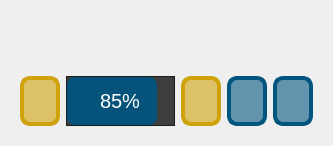
               <widget class="QWidget" name="CheckList_page">
                <property name="sizePolicy">
                 <sizepolicy hsizetype="Minimum" vsizetype="Preferred">
                  <horstretch>0</horstretch>
                  <verstretch>0</verstretch>
                 </sizepolicy>
                </property>
                <property name="maximumSize">
                 <size>
                  <width>16777215</width>
                  <height>16777215</height>
                 </size>
                </property>
                <layout class="QVBoxLayout" name="verticalLayout_9">
                 <item>
                  <layout class="QVBoxLayout" name="verticalLayout_7">
                   <item>
                    <widget class="QStackedWidget" name="MenuModel_CK">
                     <property name="sizePolicy">
                      <sizepolicy hsizetype="Minimum" vsizetype="Preferred">
                       <horstretch>0</horstretch>
                       <verstretch>0</verstretch>
                      </sizepolicy>
                     </property>
                     <property name="minimumSize">
                      <size>
                       <width>0</width>
                       <height>0</height>
                      </size>
                     </property>
                     <property name="maximumSize">
                      <size>
                       <width>1350</width>
                       <height>16777215</height>
                      </size>
                     </property>
                     <property name="styleSheet">
                      <string notr="true"/>
                     </property>
                     <property name="currentIndex">
                      <number>0</number>
                     </property>
                     <widget class="QWidget" name="page">
                      <property name="sizePolicy">
                       <sizepolicy hsizetype="Minimum" vsizetype="Preferred">
                        <horstretch>0</horstretch>
                        <verstretch>0</verstretch>
                       </sizepolicy>
                      </property>
                      <property name="minimumSize">
                       <size>
                        <width>0</width>
                        <height>50</height>
                       </size>
                      </property>
                      <property name="maximumSize">
                       <size>
                        <width>1100</width>
                        <height>550</height>
                       </size>
                      </property>
                      <layout class="QVBoxLayout" name="verticalLayout_16"/>
                     </widget>
                    </widget>
                   </item>
                  </layout>
                 </item>
                 <item>
                  <widget class="QFrame" name="ControlSlider">
                   <property name="sizePolicy">
                    <sizepolicy hsizetype="Minimum" vsizetype="Preferred">
                     <horstretch>0</horstretch>
                     <verstretch>0</verstretch>
                    </sizepolicy>
                   </property>
                   <property name="minimumSize">
                    <size>
                     <width>0</width>
                     <height>0</height>
                    </size>
                   </property>
                   <property name="maximumSize">
                    <size>
                     <width>1350</width>
                     <height>100</height>
                    </size>
                   </property>
                   <layout class="QHBoxLayout" name="ControlSli">
                    <item>
                     <widget class="QPushButton" name="btn_backSlide">
                      <property name="sizePolicy">
                       <sizepolicy hsizetype="Preferred" vsizetype="Preferred">
                        <horstretch>0</horstretch>
                        <verstretch>0</verstretch>
                       </sizepolicy>
                      </property>
                      <property name="minimumSize">
                       <size>
                        <width>0</width>
                        <height>0</height>
                       </size>
                      </property>
                      <property name="maximumSize">
                       <size>
                        <width>150</width>
                        <height>16777215</height>
                       </size>
                      </property>
                      <property name="styleSheet">
                       <string notr="true">QPushButton{background-color: rgba(207, 162, 9,150);
font:36pt &quot;Segoe UI&quot;;
border-radius: 10px;
border: 4px solid black;
border-color: rgb(207, 162, 9);}

QPushButton:pressed {
	background-color: rgb(255, 233, 51 );
}</string>
                      </property>
                      <property name="text">
                       <string/>
                      </property>
                      <property name="icon">
                       <iconset resource="../resources.qrc">
                        <normaloff>:/images/images/images/2x/arrow-left-circle.svg</normaloff>:/images/images/images/2x/arrow-left-circle.svg</iconset>
                      </property>
                      <property name="iconSize">
                       <size>
                        <width>80</width>
                        <height>80</height>
                       </size>
                      </property>
                      <property name="autoRepeat">
                       <bool>false</bool>
                      </property>
                      <property name="autoRepeatDelay">
                       <number>1000</number>
                      </property>
                      <property name="autoRepeatInterval">
                       <number>1000</number>
                      </property>
                     </widget>
                    </item>
                    <item>
                     <widget class="QProgressBar" name="progressBar">
                      <property name="sizePolicy">
                       <sizepolicy hsizetype="Preferred" vsizetype="Preferred">
                        <horstretch>0</horstretch>
                        <verstretch>0</verstretch>
                       </sizepolicy>
                      </property>
                      <property name="minimumSize">
                       <size>
                        <width>0</width>
                        <height>50</height>
                       </size>
                      </property>
                      <property name="maximumSize">
                       <size>
                        <width>16777215</width>
                        <height>50</height>
                       </size>
                      </property>
                      <property name="autoFillBackground">
                       <bool>false</bool>
                      </property>
                      <property name="styleSheet">
                       <string notr="true"> QProgressBar {
                color: #ffffff;
                background-color: #3e3e3e; /* Cambia al color de fondo que desees */
                border: 1px solid #1c1c1c; /* Borde del ProgressBar */
				 font-size: 20px; /* Cambia el tamaño de la letra */
				 text-align: center; /* Centrar el texto */
            }

            QProgressBar::chunk {
                background-color:rgba(0, 85, 127, 235); /*#ffc400; /* Cambia al color de la barra de progreso */
                border-radius: 8px; /* Bordes redondeados de la barra de progreso */
                text-align: center; /* Centrar el texto */
            }

</string>
                      </property>
                      <property name="inputMethodHints">
                       <set>Qt::ImhNone</set>
                      </property>
                      <property name="value">
                       <number>85</number>
                      </property>
                      <property name="alignment">
                       <set>Qt::AlignCenter</set>
                      </property>
                      <property name="invertedAppearance">
                       <bool>false</bool>
                      </property>
                      <property name="format">
                       <string>%p%</string>
                      </property>
                     </widget>
                    </item>
                    <item>
                     <widget class="QPushButton" name="btn_nextSlide">
                      <property name="sizePolicy">
                       <sizepolicy hsizetype="Preferred" vsizetype="Preferred">
                        <horstretch>0</horstretch>
                        <verstretch>0</verstretch>
                       </sizepolicy>
                      </property>
                      <property name="minimumSize">
                       <size>
                        <width>0</width>
                        <height>0</height>
                       </size>
                      </property>
                      <property name="maximumSize">
                       <size>
                        <width>150</width>
                        <height>16777215</height>
                       </size>
                      </property>
                      <property name="styleSheet">
                       <string notr="true">QPushButton{background-color: rgba(207, 162, 9,150);
font:36pt &quot;Segoe UI&quot;;
border-radius: 10px;
border: 4px solid black;
border-color: rgb(207, 162, 9);}

QPushButton:pressed {
	background-color: rgb(255, 233, 51 );
}</string>
                      </property>
                      <property name="text">
                       <string/>
                      </property>
                      <property name="icon">
                       <iconset resource="../resources.qrc">
                        <normaloff>:/images/images/images/2x/arrow-right-circle.svg</normaloff>:/images/images/images/2x/arrow-right-circle.svg</iconset>
                      </property>
                      <property name="iconSize">
                       <size>
                        <width>80</width>
                        <height>80</height>
                       </size>
                      </property>
                      <property name="autoRepeat">
                       <bool>false</bool>
                      </property>
                      <property name="autoRepeatDelay">
                       <number>1000</number>
                      </property>
                      <property name="autoRepeatInterval">
                       <number>1000</number>
                      </property>
                     </widget>
                    </item>
                    <item>
                     <widget class="QPushButton" name="btn_screenShoot">
                      <property name="sizePolicy">
                       <sizepolicy hsizetype="Preferred" vsizetype="Preferred">
                        <horstretch>0</horstretch>
                        <verstretch>0</verstretch>
                       </sizepolicy>
                      </property>
                      <property name="minimumSize">
                       <size>
                        <width>0</width>
                        <height>0</height>
                       </size>
                      </property>
                      <property name="maximumSize">
                       <size>
                        <width>150</width>
                        <height>16777215</height>
                       </size>
                      </property>
                      <property name="styleSheet">
                       <string notr="true">QPushButton{
background-color: rgba(0, 85, 127, 150);
font:36pt &quot;Segoe UI&quot;;
border-radius: 10px;
border: 4px solid black;
border-color: rgb(0, 85, 127);}

QPushButton:pressed {
	background-color: rgb(0, 85, 127);
}
</string>
                      </property>
                      <property name="text">
                       <string/>
                      </property>
                      <property name="icon">
                       <iconset resource="../resources.qrc">
                        <normaloff>:/images/images/images/2x/camera.svg</normaloff>:/images/images/images/2x/camera.svg</iconset>
                      </property>
                      <property name="iconSize">
                       <size>
                        <width>80</width>
                        <height>80</height>
                       </size>
                      </property>
                      <property name="autoRepeatDelay">
                       <number>1000</number>
                      </property>
                     </widget>
                    </item>
                    <item>
                     <widget class="QPushButton" name="btn_saveModule">
                      <property name="sizePolicy">
                       <sizepolicy hsizetype="Preferred" vsizetype="Preferred">
                        <horstretch>0</horstretch>
                        <verstretch>0</verstretch>
                       </sizepolicy>
                      </property>
                      <property name="minimumSize">
                       <size>
                        <width>0</width>
                        <height>0</height>
                       </size>
                      </property>
                      <property name="maximumSize">
                       <size>
                        <width>150</width>
                        <height>16777215</height>
                       </size>
                      </property>
                      <property name="styleSheet">
                       <string notr="true">QPushButton{
background-color: rgba(0, 85, 127, 150);
font:36pt &quot;Segoe UI&quot;;
border-radius: 10px;
border: 4px solid black;
border-color: rgb(0, 85, 127);}

QPushButton:pressed {
	background-color: rgb(0, 85, 127);
}
</string>
                      </property>
                      <property name="text">
                       <string/>
                      </property>
                      <property name="icon">
                       <iconset resource="../resources.qrc">
                        <normaloff>:/images/images/images/2x/save.svg</normaloff>:/images/images/images/2x/save.svg</iconset>
                      </property>
                      <property name="iconSize">
                       <size>
                        <width>80</width>
                        <height>80</height>
                       </size>
                      </property>
                     </widget>
                    </item>
                   </layout>
                  </widget>
                 </item>
                </layout>
               </widget>
